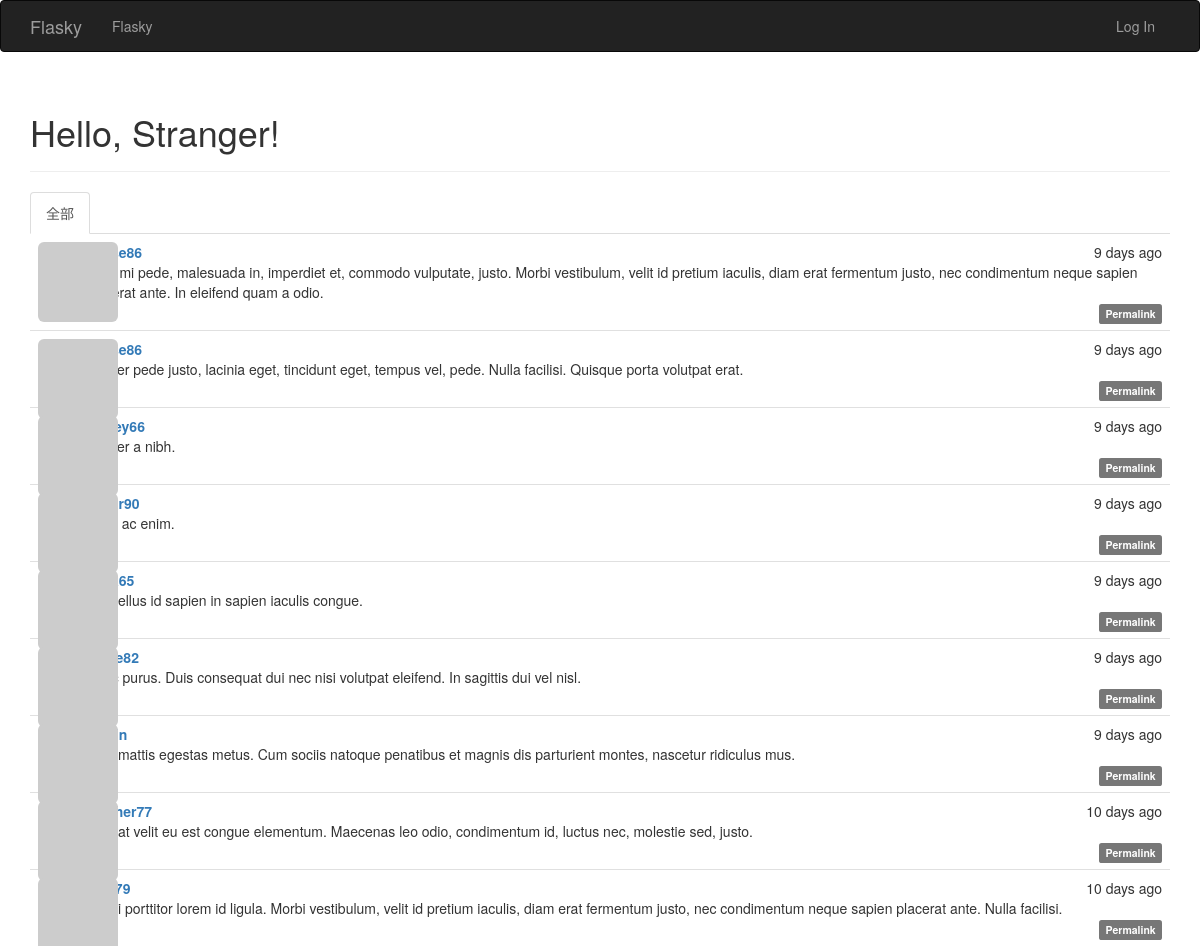
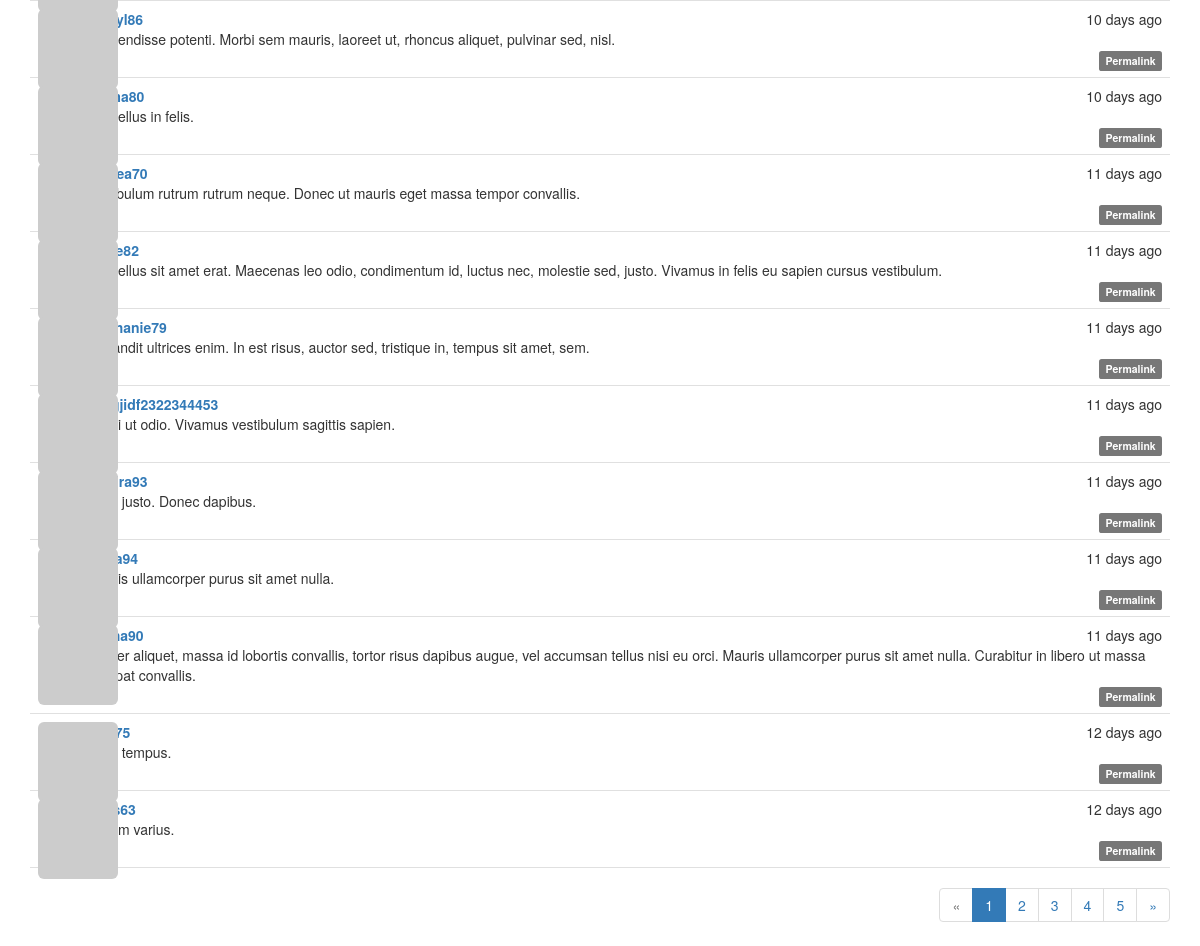
The page / on the database its author committed (2 pictures, top to bottom).
### app/modles.py (models this page shows, shortened)
class Post(db.Model):
    __tablename__ = 'posts'
    id = db.Column(db.Integer, primary_key=True)
    body = db.Column(db.Text)
    timestamp = db.Column(db.DateTime, index=True, default=datetime.utcnow)
    author_id = db.Column(db.Integer, db.ForeignKey('users.id'))
    body_html = db.Column(db.Text)

class User(UserMixin, db.Model):
    __tablename__ = 'users'
    id = db.Column(db.Integer, primary_key=True)
    email = db.Column(db.String(64), unique=True, index=True)
    username = db.Column(db.String(64), unique=True, index=True)
    role_id = db.Column(db.Integer, db.ForeignKey('roles.id'))
    password_hash = db.Column(db.String(128))
    confirmed = db.Column(db.Boolean, default=False)
    name = db.Column(db.String(64))
    location = db.Column(db.String(64))
    about_me = db.Column(db.Text())
    member_since = db.Column(db.DateTime(), default=datetime.utcnow)
    last_seen = db.Column(db.DateTime(), default=datetime.utcnow)
    avatar_hash = db.Column(db.String(32))
    posts = db.relationship('Post', backref='author', lazy='dynamic')
    followed = db.relationship('Follow',
                               foreign_keys=[Follow.follower_id],
                               backref=db.backref('follower', lazy='joined'),
                               lazy='dynamic', cascade='all, delete-orphan')
    followers = db.relationship('Follow',
                                foreign_keys=[Follow.followed_id],
                               backref=db.backref('followed', lazy='joined'),
                                lazy='dynamic',
                                cascade='all, delete-orphan')
    @property
    def password(self):
        raise AttributeError('密码不可读取')
    def gravatar(self, size=100, default='identicon', rating='g'):
        if request.is_secure:
            url = 'https://secure.gravatar.com/avatar'
        else:
            url = 'http://www.gravatar.com/avatar'
        hash = self.avatar_hash or hashlib.md5(self.email.encode('utf-8')).hexdigest()
        return '{url}/{hash}?s={size}&d={default}&r={rating}'.format(
            url=url, hash=hash, size=size, default=default, rating=rating
        )

### app/main/views.py (the view)
@main.route('/', methods=['GET', 'POST'])
def index():
    form = PostForm()
    if current_user.can(Permission.WRITE_ARTICLES) and \
        form.validate_on_submit():
        post = Post(body=form.body.data, author=current_user._get_current_object())
        db.session.add(post)
        return redirect(url_for('.index'))
    page = request.args.get('page', 1, type=int)
    show_followed = False
    if current_user.is_authenticated:
        show_followed = bool(request.cookies.get('show_followed'))
    if show_followed:
        query = current_user.followed_posts
    else:
        query = Post.query
    pagination = query.order_by(Post.timestamp.desc()).paginate(
        page, per_page=current_app.config['FLASKY_POSTS_PER_PAGE'],
        error_out=False)
    posts = pagination.items
    return render_template('index.html', form=form, posts=posts, pagination=pagination, show_followed=show_followed)

### app/auth/views.py (called while the page is built)
@auth.before_app_request
def before_request():
    if current_user.is_authenticated:
        current_user.ping()
        if not current_user.confirmed \
            and request.endpoint[:5] != 'auth.' and request.endpoint != 'static':
            return redirect(url_for('auth.unconfirmed'))

### app/main/__init__.py (called while the page is built)
@main.app_context_processor
def inject_permission():
    return dict(Permission=Permission)

### app/modles.py (called while the page is built)
    def can(self, permissions):
        return False

    def is_administrator(self):
        return False

### app/templates/index.html (shortened to what this page needs)
{% extends "base.html" %}
{% import "bootstrap/wtf.html" as wtf %}
{% import "_macros.html" as macros %}
{% block page_content %}
    <div class="page-header">
    <h1>Hello, {% if current_user.is_authenticated %}{{ current_user.username }}{% else %}Stranger{% endif %}!</h1>
    </div>
    <div class="post-tabs">
    <ul class="nav nav-tabs">
        <li{% if not show_followed %} class="active"{% endif %}><a href="{{ url_for('.show_all') }}">全部</a></li>
    </ul>
    {% include '_posts.html' %}
    </div>
    {% if pagination %}
        <div class="pagination">
            {{ macros.pagination_widget(pagination, '.index') }}
        </div>
    {% endif %}
{% endblock %}

### app/templates/_posts.html (shortened to what this page needs)
<ul class="posts">
    {% for post in posts %}
    <li class="post">
    <div class="post-thumbnail">
        <a href="{{ url_for('.user', username=post.author.username) }}">
            <img class="img-rounded profile-thumbnail" src="{{ post.author.gravatar(size=40) }}">
        </a>
    </div>
    <div class="post-content">
        <div class="post-date">{{ moment(post.timestamp).fromNow() }}</div>
        <div class="post-author">
            <a href="{{ url_for('.user', username=post.author.username) }}">
                {{ post.author.username }}
            </a>
        </div>
        <div class="post-body">
            {% if post.body_html %}
                {{ post.body_html | safe }}
            {% else %}
                {{ post.body }}
            {% endif %}
        </div>
        <div class="post-footer">
            <a href="{{ url_for('.post', id=post.id) }}">
                <span class="label label-default">Permalink</span>
            </a>
        </div>
    </div>
    </li>
    {% endfor %}
</ul>

### app/static/styles.css (style rules this page uses)
.profile-thumbnail { position: absolute; }
div.post-tabs { margin-top: 16px; }
ul.posts { list-style-type: none; padding: 0px; margin: 16px 0px 0px 0px; border-top: 1px solid #e0e0e0; }
div.post-tabs ul.posts { margin: 0px; border-top: none; }
ul.posts li.post { padding: 8px; border-bottom: 1px solid #e0e0e0; }
div.post-date { float: right; }
div.post-author { font-weight: bold; }
div.post-thumbnail { position: absolute; }
div.post-content { margin-left: 48px; min-height: 48px; }
div.post-footer { text-align: right; }
div.pagination { width: 100%; text-align: right; padding: 0px; margin: 0px; }

### rows shown on the page
Post: timestamp "9 days ago", body "Cras mi pede, malesuada in, imperdiet et, commodo vulputate, justo. Morbi vestibulum, velit id pretium iaculis, diam erat fermentum justo, nec condimentum neque sapien placerat ante. In eleifend quam a odio."
Post: timestamp "9 days ago", body "Integer pede justo, lacinia eget, tincidunt eget, tempus vel, pede. Nulla facilisi. Quisque porta volutpat erat."
Post: timestamp "9 days ago", body "Integer a nibh."
Post: timestamp "9 days ago", body "Nulla ac enim."
Post: timestamp "9 days ago", body "Phasellus id sapien in sapien iaculis congue."
Post: timestamp "9 days ago", body "Nunc purus. Duis consequat dui nec nisi volutpat eleifend. In sagittis dui vel nisl."
Post: timestamp "9 days ago", body "Duis mattis egestas metus. Cum sociis natoque penatibus et magnis dis parturient montes, nascetur ridiculus mus."
Post: timestamp "10 days ago", author.username "heather77", body "Duis at velit eu est congue elementum. Maecenas leo odio, condimentum id, luctus nec, molestie sed, justo."
Post: timestamp "10 days ago", body "Morbi porttitor lorem id ligula. Morbi vestibulum, velit id pretium iaculis, diam erat fermentum justo, nec condimentum neque sapien placerat ante. Nulla facilisi."
Post: timestamp "10 days ago", body "Suspendisse potenti. Morbi sem mauris, laoreet ut, rhoncus aliquet, pulvinar sed, nisl."
Post: timestamp "10 days ago", body "Phasellus in felis."
Post: timestamp "11 days ago", body "Vestibulum rutrum rutrum neque. Donec ut mauris eget massa tempor convallis."
Post: timestamp "11 days ago", body "Phasellus sit amet erat. Maecenas leo odio, condimentum id, luctus nec, molestie sed, justo. Vivamus in felis eu sapien cursus vestibulum."
Post: timestamp "11 days ago", author.username "stephanie79", body "In blandit ultrices enim. In est risus, auctor sed, tristique in, tempus sit amet, sem."
Post: timestamp "11 days ago", author.username "anogjidf2322344453", body "Morbi ut odio. Vivamus vestibulum sagittis sapien."
Post: timestamp "11 days ago", body "Nulla justo. Donec dapibus."
Post: timestamp "11 days ago", body "Mauris ullamcorper purus sit amet nulla."
Post: timestamp "11 days ago", body "Integer aliquet, massa id lobortis convallis, tortor risus dapibus augue, vel accumsan tellus nisi eu orci. Mauris ullamcorper purus sit amet nulla. Curabitur in libero ut massa volutpat convallis."
Post: timestamp "12 days ago", body "Nulla tempus."
Post: timestamp "12 days ago", body "Nullam varius."

### other values the page prints
{{ p }} "1"
{{ p }} "2" "3" "4" "5"
